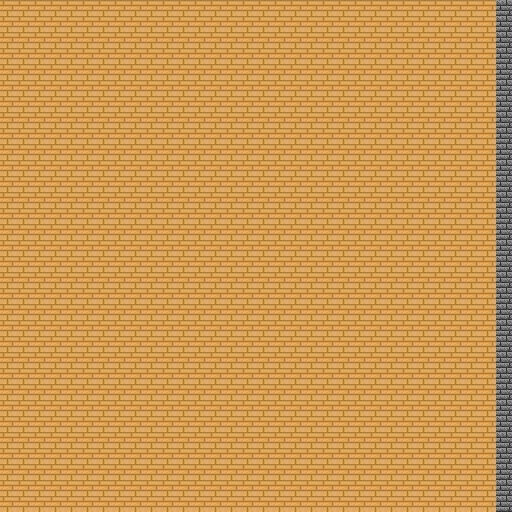

A 2D game scene composited from a Tiled map and its tileset images. What follows is a short description and the map's XML, with every tile layer's data as written:
An orthogonal 32x32 tile map with 16x16 px tiles, 1 tile layer (Tile Layer 1).

<map version="1.10" tiledversion="1.11.2" orientation="orthogonal" renderorder="right-down" width="32" height="32" tilewidth="16" tileheight="16" infinite="0" nextlayerid="3" nextobjectid="1">
 <tileset firstgid="1" name="tileset" tilewidth="16" tileheight="16" tilecount="40" columns="8">
  <image source="../tilesets/tileset.png" width="128" height="80" />
  <tile id="0">
   <properties>
    <property name="collision" type="bool" value="false" />
   </properties>
  </tile>
  <tile id="1">
   <properties>
    <property name="collision" type="bool" value="false" />
   </properties>
  </tile>
  <tile id="2">
   <properties>
    <property name="collision" type="bool" value="false" />
   </properties>
  </tile>
  <tile id="3">
   <properties>
    <property name="collision" type="bool" value="false" />
   </properties>
  </tile>
  <tile id="4">
   <properties>
    <property name="collision" type="bool" value="true" />
   </properties>
  </tile>
  <tile id="5">
   <properties>
    <property name="collision" type="bool" value="false" />
   </properties>
  </tile>
  <tile id="6">
   <properties>
    <property name="collision" type="bool" value="false" />
   </properties>
  </tile>
  <tile id="7">
   <properties>
    <property name="collision" type="bool" value="false" />
   </properties>
  </tile>
  <tile id="8">
   <properties>
    <property name="collision" type="bool" value="false" />
   </properties>
  </tile>
  <tile id="9">
   <properties>
    <property name="collision" type="bool" value="false" />
   </properties>
  </tile>
  <tile id="10">
   <properties>
    <property name="collision" type="bool" value="false" />
   </properties>
  </tile>
  <tile id="11">
   <properties>
    <property name="collision" type="bool" value="false" />
   </properties>
  </tile>
  <tile id="12">
   <properties>
    <property name="collision" type="bool" value="false" />
   </properties>
  </tile>
  <tile id="13">
   <properties>
    <property name="collision" type="bool" value="false" />
   </properties>
  </tile>
  <tile id="14">
   <properties>
    <property name="collision" type="bool" value="false" />
   </properties>
  </tile>
  <tile id="15">
   <properties>
    <property name="collision" type="bool" value="false" />
   </properties>
  </tile>
  <tile id="16">
   <properties>
    <property name="collision" type="bool" value="false" />
   </properties>
  </tile>
  <tile id="17">
   <properties>
    <property name="collision" type="bool" value="false" />
   </properties>
  </tile>
  <tile id="18">
   <properties>
    <property name="collision" type="bool" value="true" />
   </properties>
  </tile>
  <tile id="19">
   <properties>
    <property name="collision" type="bool" value="true" />
   </properties>
  </tile>
  <tile id="20">
   <properties>
    <property name="collision" type="bool" value="true" />
   </properties>
  </tile>
  <tile id="21">
   <properties>
    <property name="collision" type="bool" value="true" />
   </properties>
  </tile>
  <tile id="22">
   <properties>
    <property name="collision" type="bool" value="true" />
   </properties>
  </tile>
  <tile id="23">
   <properties>
    <property name="collision" type="bool" value="true" />
   </properties>
  </tile>
  <tile id="24">
   <properties>
    <property name="collision" type="bool" value="true" />
   </properties>
  </tile>
  <tile id="25">
   <properties>
    <property name="collision" type="bool" value="true" />
   </properties>
  </tile>
  <tile id="26">
   <properties>
    <property name="collision" type="bool" value="true" />
   </properties>
  </tile>
  <tile id="27">
   <properties>
    <property name="collision" type="bool" value="true" />
   </properties>
  </tile>
  <tile id="28">
   <properties>
    <property name="collision" type="bool" value="true" />
   </properties>
  </tile>
  <tile id="29">
   <properties>
    <property name="collision" type="bool" value="true" />
   </properties>
  </tile>
  <tile id="30">
   <properties>
    <property name="collision" type="bool" value="true" />
   </properties>
  </tile>
  <tile id="31">
   <properties>
    <property name="collision" type="bool" value="true" />
   </properties>
  </tile>
  <tile id="32">
   <properties>
    <property name="collision" type="bool" value="false" />
   </properties>
  </tile>
  <tile id="33">
   <properties>
    <property name="collision" type="bool" value="true" />
   </properties>
  </tile>
  <tile id="34">
   <properties>
    <property name="collision" type="bool" value="true" />
   </properties>
  </tile>
  <tile id="35">
   <properties>
    <property name="collision" type="bool" value="false" />
   </properties>
  </tile>
  <tile id="36">
   <properties>
    <property name="collision" type="bool" value="false" />
   </properties>
  </tile>
  <tile id="37">
   <properties>
    <property name="collision" type="bool" value="false" />
   </properties>
  </tile>
  <tile id="38">
   <properties>
    <property name="collision" type="bool" value="false" />
   </properties>
  </tile>
  <tile id="39">
   <properties>
    <property name="collision" type="bool" value="false" />
   </properties>
  </tile>
 </tileset>
 <layer id="1" name="Tile Layer 1" width="32" height="32">
  <data encoding="csv">
2,2,2,2,2,2,2,2,2,2,2,2,2,2,2,2,2,2,2,2,2,2,2,2,2,2,2,2,2,2,2,21,
2,2,2,2,2,2,2,2,2,2,2,2,2,2,2,2,2,2,2,2,2,2,2,2,2,2,2,2,2,2,2,21,
2,2,2,2,2,2,2,2,2,2,2,2,2,2,2,2,2,2,2,2,2,2,2,2,2,2,2,2,2,2,2,21,
2,2,2,2,2,2,2,2,2,2,2,2,2,2,2,2,2,2,2,2,2,2,2,2,2,2,2,2,2,2,2,21,
2,2,2,2,2,2,2,2,2,2,2,2,2,2,2,2,2,2,2,2,2,2,2,2,2,2,2,2,2,2,2,21,
2,2,2,2,2,2,2,2,2,2,2,2,2,2,2,2,2,2,2,2,2,2,2,2,2,2,2,2,2,2,2,21,
2,2,2,2,2,2,2,2,2,2,2,2,2,2,2,2,2,2,2,2,2,2,2,2,2,2,2,2,2,2,2,21,
2,2,2,2,2,2,2,2,2,2,2,2,2,2,2,2,2,2,2,2,2,2,2,2,2,2,2,2,2,2,2,21,
2,2,2,2,2,2,2,2,2,2,2,2,2,2,2,2,2,2,2,2,2,2,2,2,2,2,2,2,2,2,2,21,
2,2,2,2,2,2,2,2,2,2,2,2,2,2,2,2,2,2,2,2,2,2,2,2,2,2,2,2,2,2,2,21,
2,2,2,2,2,2,2,2,2,2,2,2,2,2,2,2,2,2,2,2,2,2,2,2,2,2,2,2,2,2,2,21,
2,2,2,2,2,2,2,2,2,2,2,2,2,2,2,2,2,2,2,2,2,2,2,2,2,2,2,2,2,2,2,21,
2,2,2,2,2,2,2,2,2,2,2,2,2,2,2,2,2,2,2,2,2,2,2,2,2,2,2,2,2,2,2,21,
2,2,2,2,2,2,2,2,2,2,2,2,2,2,2,2,2,2,2,2,2,2,2,2,2,2,2,2,2,2,2,21,
2,2,2,2,2,2,2,2,2,2,2,2,2,2,2,2,2,2,2,2,2,2,2,2,2,2,2,2,2,2,2,21,
2,2,2,2,2,2,2,2,2,2,2,2,2,2,2,2,2,2,2,2,2,2,2,2,2,2,2,2,2,2,2,21,
2,2,2,2,2,2,2,2,2,2,2,2,2,2,2,2,2,2,2,2,2,2,2,2,2,2,2,2,2,2,2,21,
2,2,2,2,2,2,2,2,2,2,2,2,2,2,2,2,2,2,2,2,2,2,2,2,2,2,2,2,2,2,2,21,
2,2,2,2,2,2,2,2,2,2,2,2,2,2,2,2,2,2,2,2,2,2,2,2,2,2,2,2,2,2,2,21,
2,2,2,2,2,2,2,2,2,2,2,2,2,2,2,2,2,2,2,2,2,2,2,2,2,2,2,2,2,2,2,21,
2,2,2,2,2,2,2,2,2,2,2,2,2,2,2,2,2,2,2,2,2,2,2,2,2,2,2,2,2,2,2,21,
2,2,2,2,2,2,2,2,2,2,2,2,2,2,2,2,2,2,2,2,2,2,2,2,2,2,2,2,2,2,2,21,
2,2,2,2,2,2,2,2,2,2,2,2,2,2,2,2,2,2,2,2,2,2,2,2,2,2,2,2,2,2,2,21,
2,2,2,2,2,2,2,2,2,2,2,2,2,2,2,2,2,2,2,2,2,2,2,2,2,2,2,2,2,2,2,21,
2,2,2,2,2,2,2,2,2,2,2,2,2,2,2,2,2,2,2,2,2,2,2,2,2,2,2,2,2,2,2,21,
2,2,2,2,2,2,2,2,2,2,2,2,2,2,2,2,2,2,2,2,2,2,2,2,2,2,2,2,2,2,2,21,
2,2,2,2,2,2,2,2,2,2,2,2,2,2,2,2,2,2,2,2,2,2,2,2,2,2,2,2,2,2,2,21,
2,2,2,2,2,2,2,2,2,2,2,2,2,2,2,2,2,2,2,2,2,2,2,2,2,2,2,2,2,2,2,21,
2,2,2,2,2,2,2,2,2,2,2,2,2,2,2,2,2,2,2,2,2,2,2,2,2,2,2,2,2,2,2,21,
2,2,2,2,2,2,2,2,2,2,2,2,2,2,2,2,2,2,2,2,2,2,2,2,2,2,2,2,2,2,2,21,
2,2,2,2,2,2,2,2,2,2,2,2,2,2,2,2,2,2,2,2,2,2,2,2,2,2,2,2,2,2,2,21,
2,2,2,2,2,2,2,2,2,2,2,2,2,2,2,2,2,2,2,2,2,2,2,2,2,2,2,2,2,2,2,21
</data>
 </layer>
</map>
